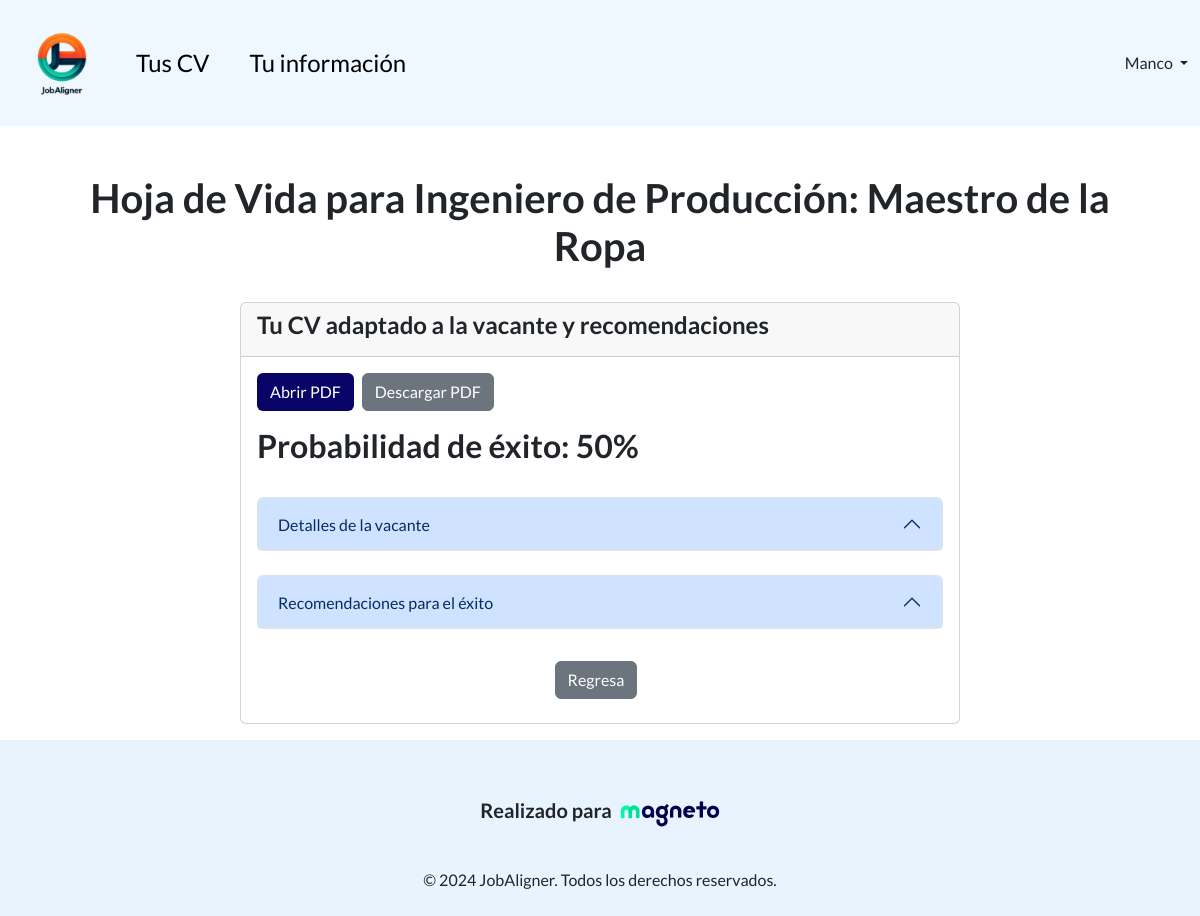
The page /cv/13/ (signed in) on the database its author committed.
### jobalignment/models.py (models this page shows)
class CV(models.Model):
    user = models.ForeignKey(User, on_delete=models.CASCADE, related_name='cvs')
    vacancy = models.ForeignKey(JobVacancy, on_delete=models.CASCADE, related_name='vacancys')
    cvpdf = models.FileField(upload_to='pdfs/', blank=True, null=True)

class JobVacancy(models.Model):
    title = models.CharField(max_length=200)
    description = models.TextField()
    requirements = models.TextField()
    location = models.CharField(max_length=100)
    company_name = models.CharField(max_length=200)

### Suggestions/models.py (models this page shows)
class Suggestion(models.Model):
    cv = models.OneToOneField(CV, on_delete=models.CASCADE)
    suggestions = models.TextField()
    probability = models.IntegerField()

### jobalignment/views.py (the view)
# urls.py: path('cv/<int:cv_id>/', jobAlignmentViews.cv, name='cv'),
@login_required
def cv(request, cv_id):
    cv = get_object_or_404(CV, id=cv_id)
    suggestion = Suggestion.objects.get(cv = cv)
    return render(request, 'cv.html', {'cv': cv, 'suggestion': suggestion})

### jobalignment/templates/cv.html (shortened to what this page needs)
{% extends 'base.html' %}
{% block content %}
<head>
    <link href="https://cdn.jsdelivr.net/npm/bootstrap@5.3.3/dist/css/bootstrap.min.css" rel="stylesheet">
</head>
<body>
    <br>
    <br>
    <h1 class="text-center">Hoja de Vida para {{ cv.vacancy.title }}</h1>
    <br>
    <div class="container">
        <div class="row justify-content-center">
            <div class="col-md-8">
                <div class="card mb-3">
                    <div class="card-header">
                        <h4>Tu CV adaptado a la vacante y recomendaciones</h4>
                    </div>
                    <div class="card-body">
                        {% if cv.cvpdf %}
                            <div class="d-flex justify-content-start mb-3">
                                <a href="{{ cv.cvpdf.url }}" target="_blank" class="btn btn-classic me-2">Abrir PDF</a>
                                <a href="{{ cv.cvpdf.url }}" download class="btn btn-secondary">Descargar PDF</a>
                            </div>
                        {% else %}
                            <p>No se encontró el archivo PDF.</p>
                        {% endif %}
                        <h2>Probabilidad de éxito: {{ suggestion.probability }}%</h2>
                        <br>
                        <div class="accordion" id="vacancyDetailsAccordion">
                            <div class="accordion-item">
                                <h2 class="accordion-header" id="vacancyDescriptionHeader">
                                    <button class="accordion-button" type="button" data-bs-toggle="collapse" data-bs-target="#vacancyDescription" aria-expanded="false" aria-controls="vacancyDescription">
                                        Detalles de la vacante
                                    </button>
                                </h2>
                            </div>
                        </div>
                        <br>
                        <div class="accordion" id="suggestionsAccordion">
                            <div class="accordion-item">
                                <h2 class="accordion-header" id="suggestionsHeader">
                                    <button class="accordion-button" type="button" data-bs-toggle="collapse" data-bs-target="#suggestions" aria-expanded="false" aria-controls="suggestions">
                                        Recomendaciones para el éxito
                                    </button>
                                </h2>
                            </div>
                        </div>
                        <br>
                        <div class="d-flex justify-content-center mt-2 mb-2">
                            <a class="btn btn-secondary me-2" href="{% url 'home' %}" role="button">Regresa</a>
                        </div>
                    </div>
                </div>
            </div>
        </div>
    </div>
</body>
{% endblock content %}

### jobaligner/templates/base.html (shortened to what this page needs)
{% load static %}
<head>
  <link href="https://cdn.jsdelivr.net/npm/bootstrap@5.3.3/dist/css/bootstrap.min.css" rel="stylesheet">
  <link href="{% static 'css/styles.css' %}" rel="stylesheet">
</head>
<body>
<nav class="navbar navbar-expand-lg sticky-top navbar-light">
    <div class="container-fluid">
        <a class="navbar-brand" href="{% url 'home' %}">
            <img src="{% static 'images/jobaligner-removebg.png' %}" alt="" width="100" height="100" class="d-inline-block align-text-top">
        </a>
        {% if user.is_authenticated %}
                <div class="collapse navbar-collapse" id="navbarSupportedContent">
                    <ul class="navbar-nav me-auto mb-2 mb-lg-0">
                        <li class="nav-item">
                            <a class="nav-link active fs-4" aria-current="page" href="{% url 'home' %}">Tus CV</a>
                        </li>
                        <li class="nav-item mx-4">
                            <a class="nav-link active fs-4" aria-current="page" href="{% url 'updateAccount' %}">Tu información</a>
                        </li>
                    </ul>
                    <div class="d-flex ms-auto">
                    <div class="nav-item dropdown">
                        <a class="nav-link dropdown-toggle nav-text" href="#" id="userDropdown" role="button" data-bs-toggle="dropdown" aria-expanded="false">
                            {{ user.username }}
                        </a>
                    </div>
            </div>
        {% endif %}
        </div>
    </div>
</nav>
<div class="container">
    {% block content %}
    {% endblock content %}
</div>
</body>
<footer class="text-center text-lg-start mt-auto py-4 footer">
    <div class="container text-center">
        <div class="d-flex align-items-center justify-content-center">
            <h5 class="me-2">Realizado para</h5>
            <a href="https://www.magneto365.com/es" target="_blank">
                <img src="{% static 'images/logo-magneto.png' %}" alt="Logo" width="100" height="100" class="d-inline-block align-text-top">
            </a>
        </div>
        <p class="mt-1 mb-0">&copy; 2024 JobAligner. Todos los derechos reservados.</p>
    </div>
</footer>

### jobaligner/static/css/styles.css (style rules this page uses)
body { font-family: 'Lato', sans-serif !important; }
h1, h2, h3, h4, h5 { font-weight: 700 !important; }
p { font-weight: 500 !important; }
.btn-classic { background-color: #090467 !important; color:white !important; }
.navbar { background-color: #EFF8FF !important; }
.footer { background-color: #e7f4fd !important; }

### rows shown on the page
CV: vacancy "Ingeniero de Producción: Maestro de la Ropa"
Suggestion: probability "50"

### other values the page prints
{{ user.username }} "Manco"
